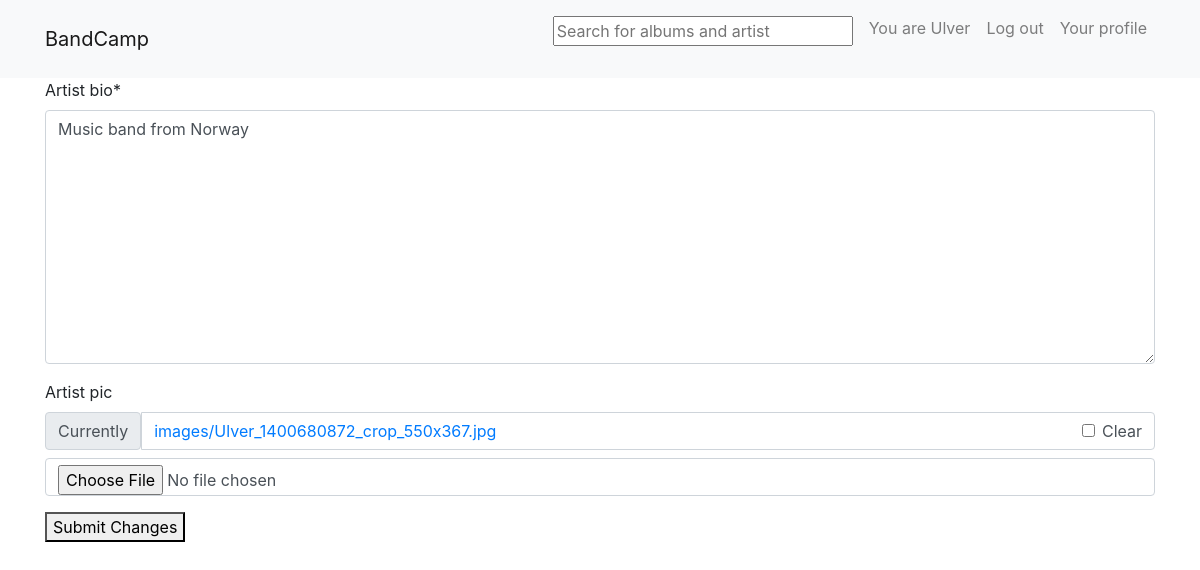
The app's page /edit_artist_profile/1 (signed in), older data.
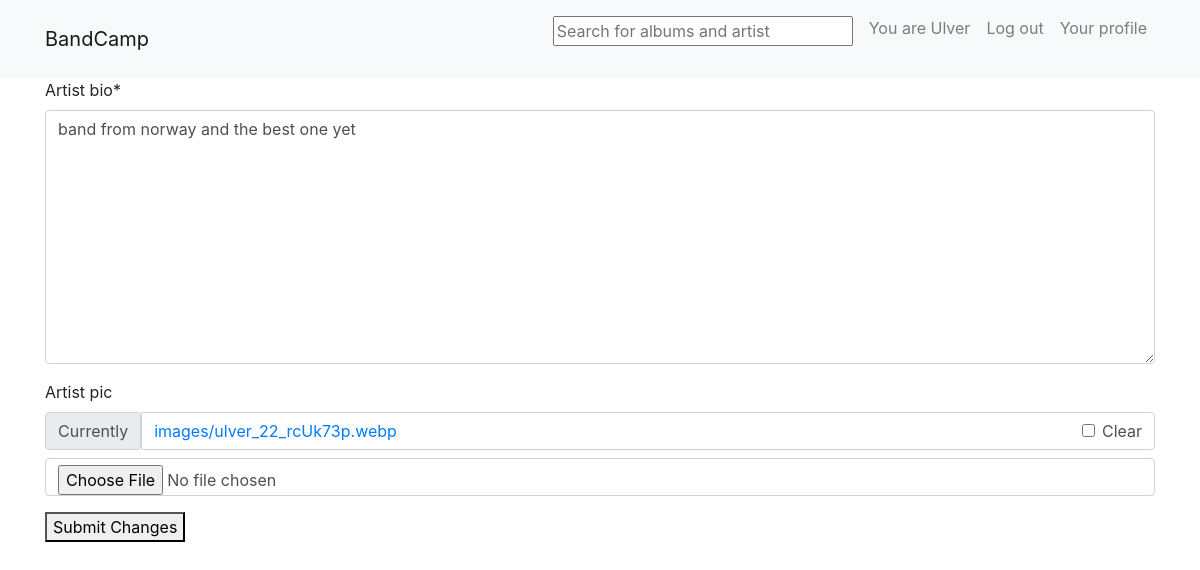
The same page, newer data.
### profiles/models.py (models this page shows, shortened)
class ArtistProfile(models.Model):
    user = models.OneToOneField(User, on_delete=models.CASCADE)
    artist_bio = models.TextField(max_length=100 , editable=True)
    artist_name = models.TextField(max_length=50)
    artist_pic = models.ImageField(null=True , blank=True ,upload_to="images/" , editable=True)
    follower = models.ManyToManyField(User , related_name="artists_follower")

### profiles/views.py (the view, shortened to what this page needs)
# urls.py: path("edit_artist_profile/<int:pk>" , EditArtistProfileView.as_view() , name = "edit_artist_profile"),
class EditArtistProfileView(UpdateView):
    model  = ArtistProfile
    template_name = "edit_artist_profile.html"
    fields = ["artist_bio" , "artist_pic"]
    def get_object(self, queryset = None):
        return get_object_or_404(ArtistProfile , user = self.request.user)

### templates/edit_artist_profile.html (shortened to what this page needs)
{% extends "base.html" %}
{% load crispy_forms_tags %}
{% block content %}
<form method="post" enctype="multipart/form-data">
    {{form|crispy}}
    <button type="submit">Submit Changes</button>
</form>
{% endblock content %}

Row changes from the older to the newer data that the page shows:
changed ArtistProfile: artist_bio "Music band from Norway" → "band from norway and the best one yet"
Text that changed along with them:
text no longer shown: "Artist bio * Artist pic Currently images/Ulver_1400680872_crop_550x367.jpg Clear"
text now shown: "Artist bio * Artist pic Currently images/ulver_22_rcUk73p.webp Clear"
